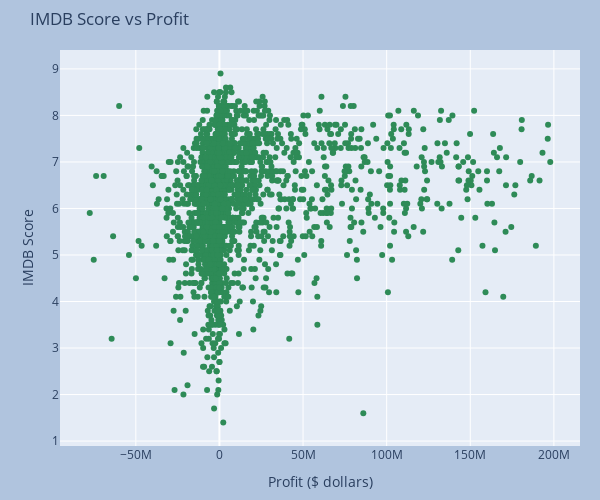

This figure's notebook cell:
### Code cell
# plot the score-profit curve

fig = GO.Figure()
fig.add_trace(GO.Scatter(x=scoreprofit_df['profit'], y=scoreprofit_df['ScoreImdb'],  
                         mode='markers', marker={'color': 'seagreen'},  
                         text=scoreprofit_df['sp_text'], hovertemplate ='<span>%{text}</span>', 
                         hoverlabel={'namelength': 0}))

fig.update_layout(
    title="IMDB Score vs Profit",
    xaxis_title="Profit ($ dollars)",
    yaxis_title="IMDB Score",
    width=600,
    height=500,
    margin=GO.layout.Margin(t=50, r=20, b=50, l=60, pad=0),
    paper_bgcolor="LightSteelBlue",
    #xaxis_type="log", 
)
# fig.update_xaxes(range=(-25e6, 225e6))
# fig.update_yaxes(range=(-100e6, 1e9))

### Figure 1 — Plotly figure (JSON) as saved in the notebook; plotly's stock layout.template omitted (floating-point values rounded to 4 significant figures; data arrays with more than 128 entries replaced by an {"elided": "..."} marker saying what was removed)
{"data": [{"hoverlabel": {"namelength": 0}, "hovertemplate": "<span>%{text}</span>", "marker": {"color": "seagreen"}, "mode": "markers", "text": {"elided": "2232 str values"}, "type": "scatter", "x": {"elided": "2232 int values"}, "y": {"elided": "2232 float values"}}], "layout": {"height": 500, "margin": {"b": 50, "l": 60, "pad": 0, "r": 20, "t": 50}, "paper_bgcolor": "LightSteelBlue", "title": {"text": "IMDB Score vs Profit"}, "width": 600, "xaxis": {"title": {"text": "Profit ($ dollars)"}}, "yaxis": {"title": {"text": "IMDB Score"}}}}
